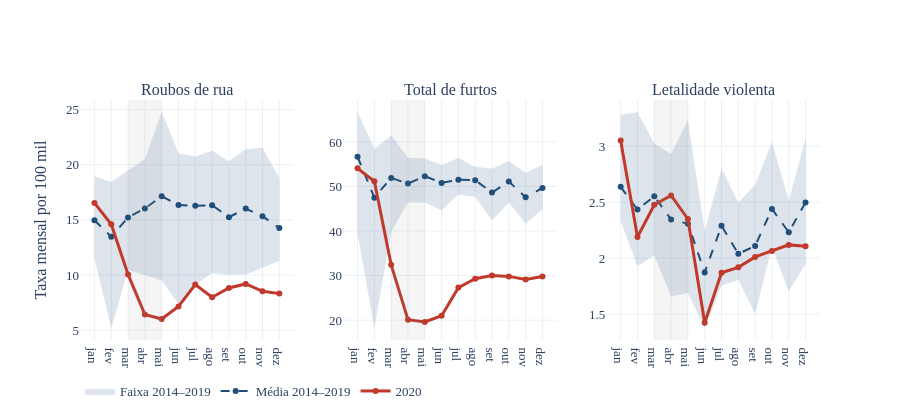

The notebook cell this image was saved under:
### Code cell
analise.rq3_figura(mensal).show()

### Figure 1 — Plotly figure (JSON) as saved in the notebook; plotly's stock layout.template omitted (floating-point values rounded to 4 significant figures)
{"data": [{"fill": "toself", "fillcolor": "rgba(31,78,121,.15)", "hoverinfo": "skip", "line": {"width": 0}, "name": "Faixa 2014–2019", "showlegend": true, "type": "scatter", "x": ["jan", "fev", "mar", "abr", "mai", "jun", "jul", "ago", "set", "out", "nov", "dez", "dez", "nov", "out", "set", "ago", "jul", "jun", "mai", "abr", "mar", "fev", "jan"], "xaxis": "x", "y": [18.96, 18.43, 19.51, 20.52, 24.78, 21.05, 20.74, 21.26, 20.31, 21.4, 21.53, 18.77, 11.26, 10.68, 10.04, 10.03, 10.16, 9.143, 7.342, 9.52, 9.973, 10.45, 5.19, 11.49], "yaxis": "y"}, {"line": {"color": "#1f4e79", "dash": "dash"}, "name": "Média 2014–2019", "showlegend": true, "type": "scatter", "x": ["jan", "fev", "mar", "abr", "mai", "jun", "jul", "ago", "set", "out", "nov", "dez"], "xaxis": "x", "y": [14.97, 13.46, 15.21, 16.03, 17.14, 16.35, 16.28, 16.33, 15.24, 16.02, 15.32, 14.26], "yaxis": "y"}, {"line": {"color": "#c0392b", "width": 3}, "name": "2020", "showlegend": true, "type": "scatter", "x": ["jan", "fev", "mar", "abr", "mai", "jun", "jul", "ago", "set", "out", "nov", "dez"], "xaxis": "x", "y": [16.54, 14.6, 10.05, 6.414, 6.006, 7.148, 9.136, 7.974, 8.823, 9.187, 8.518, 8.308], "yaxis": "y"}, {"fill": "toself", "fillcolor": "rgba(31,78,121,.15)", "hoverinfo": "skip", "line": {"width": 0}, "name": "Faixa 2014–2019", "showlegend": false, "type": "scatter", "x": ["jan", "fev", "mar", "abr", "mai", "jun", "jul", "ago", "set", "out", "nov", "dez", "dez", "nov", "out", "set", "ago", "jul", "jun", "mai", "abr", "mar", "fev", "jan"], "xaxis": "x2", "y": [66.72, 58.39, 61.5, 56.44, 56.25, 54.84, 56.42, 54.4, 53.97, 55.73, 53.03, 54.87, 44.87, 41.71, 46.4, 42.4, 47.66, 48.22, 44.61, 46.41, 46.4, 39.87, 18.23, 39.41], "yaxis": "y2"}, {"line": {"color": "#1f4e79", "dash": "dash"}, "name": "Média 2014–2019", "showlegend": false, "type": "scatter", "x": ["jan", "fev", "mar", "abr", "mai", "jun", "jul", "ago", "set", "out", "nov", "dez"], "xaxis": "x2", "y": [56.69, 47.5, 51.93, 50.66, 52.32, 50.81, 51.52, 51.4, 48.64, 51.11, 47.58, 49.66], "yaxis": "y2"}, {"line": {"color": "#c0392b", "width": 3}, "name": "2020", "showlegend": false, "type": "scatter", "x": ["jan", "fev", "mar", "abr", "mai", "jun", "jul", "ago", "set", "out", "nov", "dez"], "xaxis": "x2", "y": [54.07, 51.17, 32.41, 20.11, 19.59, 20.99, 27.3, 29.3, 30.02, 29.82, 29.12, 29.81], "yaxis": "y2"}, {"fill": "toself", "fillcolor": "rgba(31,78,121,.15)", "hoverinfo": "skip", "line": {"width": 0}, "name": "Faixa 2014–2019", "showlegend": false, "type": "scatter", "x": ["jan", "fev", "mar", "abr", "mai", "jun", "jul", "ago", "set", "out", "nov", "dez", "dez", "nov", "out", "set", "ago", "jul", "jun", "mai", "abr", "mar", "fev", "jan"], "xaxis": "x3", "y": [3.28, 3.306, 3.025, 2.93, 3.234, 2.241, 2.8, 2.498, 2.654, 3.037, 2.516, 3.062, 1.948, 1.705, 2.1, 1.503, 1.806, 1.754, 1.375, 1.689, 1.656, 2.024, 1.929, 2.335], "yaxis": "y3"}, {"line": {"color": "#1f4e79", "dash": "dash"}, "name": "Média 2014–2019", "showlegend": false, "type": "scatter", "x": ["jan", "fev", "mar", "abr", "mai", "jun", "jul", "ago", "set", "out", "nov", "dez"], "xaxis": "x3", "y": [2.637, 2.434, 2.552, 2.345, 2.308, 1.872, 2.288, 2.039, 2.109, 2.44, 2.232, 2.498], "yaxis": "y3"}, {"line": {"color": "#c0392b", "width": 3}, "name": "2020", "showlegend": false, "type": "scatter", "x": ["jan", "fev", "mar", "abr", "mai", "jun", "jul", "ago", "set", "out", "nov", "dez"], "xaxis": "x3", "y": [3.051, 2.188, 2.477, 2.56, 2.35, 1.422, 1.869, 1.917, 2.011, 2.063, 2.118, 2.107], "yaxis": "y3"}], "layout": {"annotations": [{"font": {"size": 16}, "showarrow": false, "text": "Roubos de rua", "x": 0.1444, "xanchor": "center", "xref": "paper", "y": 1, "yanchor": "bottom", "yref": "paper"}, {"font": {"size": 16}, "showarrow": false, "text": "Total de furtos", "x": 0.5, "xanchor": "center", "xref": "paper", "y": 1, "yanchor": "bottom", "yref": "paper"}, {"font": {"size": 16}, "showarrow": false, "text": "Letalidade violenta", "x": 0.8556, "xanchor": "center", "xref": "paper", "y": 1, "yanchor": "bottom", "yref": "paper"}], "font": {"family": "Georgia, serif", "size": 13}, "height": 420, "legend": {"orientation": "h", "y": -0.15}, "shapes": [{"fillcolor": "gray", "line": {"width": 0}, "opacity": 0.08, "type": "rect", "x0": "mar", "x1": "mai", "xref": "x", "y0": 0, "y1": 1, "yref": "y domain"}, {"fillcolor": "gray", "line": {"width": 0}, "opacity": 0.08, "type": "rect", "x0": "mar", "x1": "mai", "xref": "x2", "y0": 0, "y1": 1, "yref": "y2 domain"}, {"fillcolor": "gray", "line": {"width": 0}, "opacity": 0.08, "type": "rect", "x0": "mar", "x1": "mai", "xref": "x3", "y0": 0, "y1": 1, "yref": "y3 domain"}], "xaxis": {"anchor": "y", "domain": [0, 0.2889]}, "xaxis2": {"anchor": "y2", "domain": [0.3556, 0.6444]}, "xaxis3": {"anchor": "y3", "domain": [0.7111, 1]}, "yaxis": {"anchor": "x", "domain": [0, 1], "title": {"text": "Taxa mensal por 100 mil"}}, "yaxis2": {"anchor": "x2", "domain": [0, 1]}, "yaxis3": {"anchor": "x3", "domain": [0, 1]}}}
